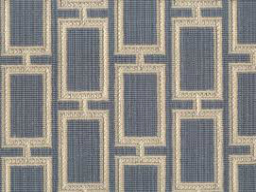
#> input picture VIP/lab06/carpet.jpg, 256 x 192 px, found by its file name
$ jupyter execute --allow-errors lm.ipynb   (shell and % lines are left out)
#> lines starting #> are read from the running program, lines starting #| are printed output that depends on the picture; after the words box and inside, x2 and y2 are one past the last pixel; in counts of white or black regions, pixels touching at a corner belong together
## Assignment - 3
### Author: Tony Joseph

[cell 1]
'''
The Leung-Malik (LM) Filter Bank, implementation in python

T. Leung and J. Malik. Representing and recognizing the visual appearance of
materials using three-dimensional textons. International Journal of Computer
Vision, 43(1):29-44, June 2001.

Reference: http://www.robots.ox.ac.uk/~vgg/research/texclass/filters.html
'''

import numpy as np
import cv2
import matplotlib.pyplot as plt
import scipy

[cell 2]
def gaussian1d(sigma, mean, x, ord):
    x = np.array(x)
    x_ = x - mean
    var = sigma**2

    # Gaussian Function
    g1 = (1/np.sqrt(2*np.pi*var))*(np.exp((-1*x_*x_)/(2*var)))

    if ord == 0:
        g = g1
        return g
    elif ord == 1:
        g = -g1*((x_)/(var))
        return g
    else:
        g = g1*(((x_*x_) - var)/(var**2))
        return g

[cell 3]
def gaussian2d(sup, scales):
    var = scales * scales
    shape = (sup,sup)
    n,m = [(i - 1)/2 for i in shape]
    x,y = np.ogrid[-m:m+1,-n:n+1]
    g = (1/np.sqrt(2*np.pi*var))*np.exp( -(x*x + y*y) / (2*var) )
    return g

[cell 4]
def log2d(sup, scales):
    var = scales * scales
    shape = (sup,sup)
    n,m = [(i - 1)/2 for i in shape]
    x,y = np.ogrid[-m:m+1,-n:n+1]
    g = (1/np.sqrt(2*np.pi*var))*np.exp( -(x*x + y*y) / (2*var) )
    h = g*((x*x + y*y) - var)/(var**2)
    return h

[cell 5]
def makefilter(scale, phasex, phasey, pts, sup):

    gx = gaussian1d(3*scale, 0, pts[0,...], phasex)
    gy = gaussian1d(scale,   0, pts[1,...], phasey)

    image = gx*gy

    image = np.reshape(image,(sup,sup))
    return image

[cell 6]
def makeLMfilters():
    sup     = 49
    scalex  = np.sqrt(2) * np.array([1,2,3])
    norient = 6
    nrotinv = 12

    nbar  = len(scalex)*norient
    nedge = len(scalex)*norient
    nf    = nbar+nedge+nrotinv
    F     = np.zeros([sup,sup,nf])
    hsup  = (sup - 1)/2

    x = [np.arange(-hsup,hsup+1)]
    y = [np.arange(-hsup,hsup+1)]

    [x,y] = np.meshgrid(x,y)

    orgpts = [x.flatten(), y.flatten()]
    orgpts = np.array(orgpts)

    count = 0
    for scale in range(len(scalex)):
        for orient in range(norient):
            angle = (np.pi * orient)/norient
            c = np.cos(angle)
            s = np.sin(angle)
            rotpts = [[c+0,-s+0],[s+0,c+0]]
            rotpts = np.array(rotpts)
            rotpts = np.dot(rotpts,orgpts)
            F[:,:,count] = makefilter(scalex[scale], 0, 1, rotpts, sup)
            F[:,:,count+nedge] = makefilter(scalex[scale], 0, 2, rotpts, sup)
            count = count + 1

    count = nbar+nedge
    scales = np.sqrt(2) * np.array([1,2,3,4])

    for i in range(len(scales)):
        F[:,:,count]   = gaussian2d(sup, scales[i])
        count = count + 1

    for i in range(len(scales)):
        F[:,:,count] = log2d(sup, scales[i])
        count = count + 1

    for i in range(len(scales)):
        F[:,:,count] = log2d(sup, 3*scales[i])
        count = count + 1

    return F

[cell 7]
F = makeLMfilters()
print(F.shape)

## First order derivative Gaussian Filter

[cell 8]
for i in range(0,18):
    plt.subplot(3,6,i+1)
    plt.axis('off')
    plt.imshow(F[:,:,i], cmap = 'gray')

## Second order derivative Gaussian Filter

[cell 9]
for i in range(0,18):
    plt.subplot(3,6,i+1)
    plt.axis('off')
    plt.imshow(F[:,:,i+18], cmap = 'gray')
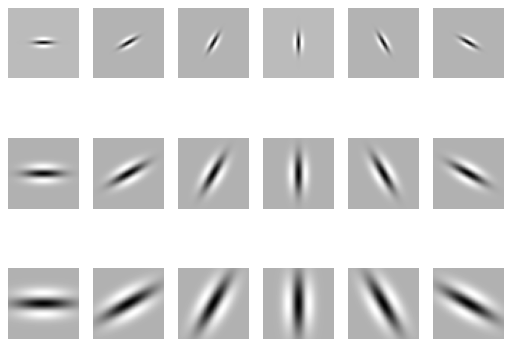
#> figure drawn by matplotlib, 18 panels

## Gaussian and Laplacian Filter

[cell 10]
for i in range(0,12):
    plt.subplot(4,4,i+1)
    plt.axis('off')
    plt.imshow(F[:,:,i+36], cmap = 'gray')
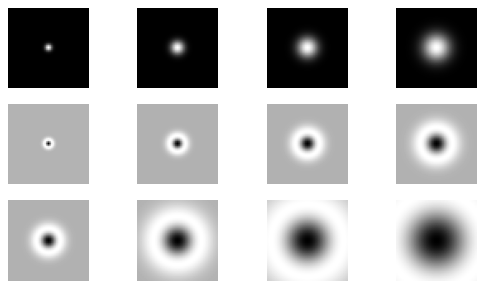
#> figure drawn by matplotlib, 12 panels

[cell 11]
def textureHist(img):

    dst = np.empty([img.shape[0],img.shape[1],F.shape[2]])

    plt.figure(figsize=(18,18))
    N= F.shape[2];
    for i in range(1, N):
        tmpdst = cv2.filter2D(img,-1,F[:,:,i])

        ret,tmpdst = cv2.threshold(tmpdst,tmpdst.max()*0.85,tmpdst.max(),cv2.THRESH_BINARY)
        tmpdst[tmpdst==255] = 1
        dst[:,:,i] = tmpdst

    for i in range(0,6):
        for j in range(0,8):
            plt.subplot2grid((6,8), (i,j)), plt.imshow(dst[:,:,((i)*8)+j], cmap='gray'),  plt.xticks([]), plt.yticks([])
    plt.show()

    hist = np.zeros(N)
    x = np.zeros(N)

    for i in range(1, N):
        dst[:,:,i] = dst[:,:,i]/(dst[:,:,i].max()+0.00001)
        hist[i] = np.sum(dst[:,:,i])/(img.shape[0]*img.shape[1])
        #hist[i] = np.sum(dst[:,:,i])
        x[i] = i

    return x, hist

[cell 12]
img1 = cv2.imread('carpet.jpg',0);
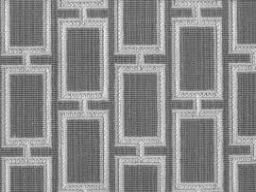
#> img1: shape (192, 256); min 68, max 246, mean 138
img2 = cv2.imread('brick2.jpg',0);
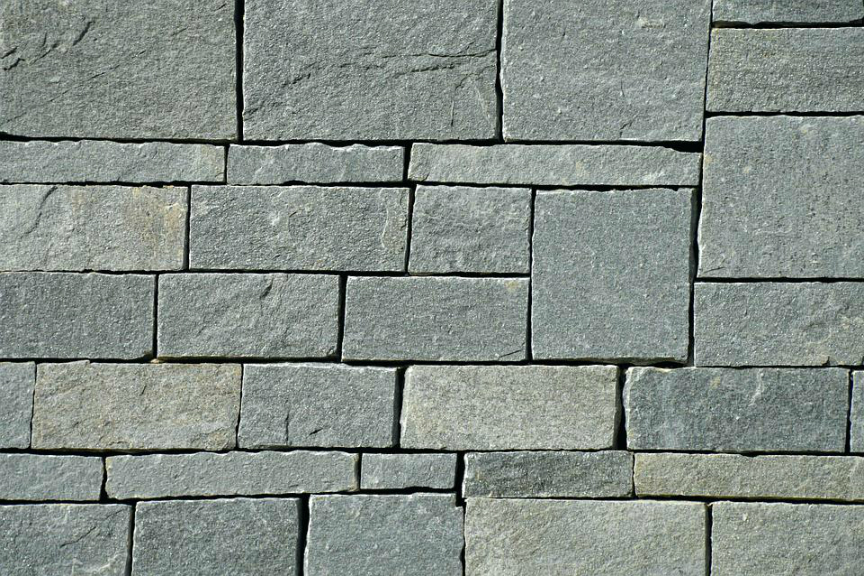
#> input picture VIP/lab06/brick2.jpg, 864 x 576 px, found by its file name
#> img2: shape (576, 864); min 0, max 254, mean 138.4

hist1 = textureHist(img1)
#> the loop in textureHist, `for i in range(1, N):` made 47 passes
#> ret on passes 1 to 12: 10, 11, 19, 11, 10, 8, 5, 5, 9, 5, 5, 4
#> pass 1, in textureHist, `ret,tmpdst = cv2.threshold(tmpdst,tmpdst.max()*0.85,tmpdst.max(),cv2.T..`:
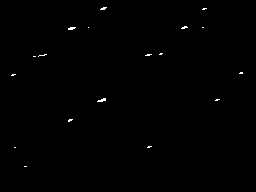
#> tmpdst: shape (192, 256); values 0 (black) and 12 (white), 0.3% white in thin lines or dots, all inside (x1, y1, x2, y2) = (11, 7, 243, 167)
#> after the loop in textureHist, `for i in range(1, N):`:
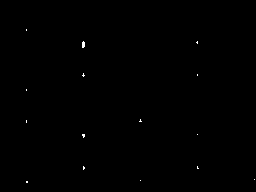
#> tmpdst: shape (192, 256); values 0 (black) and 3 (white), 0.14% white in thin lines or dots, all inside (x1, y1, x2, y2) = (26, 29, 255, 183)
#> in textureHist, `plt.show()`:
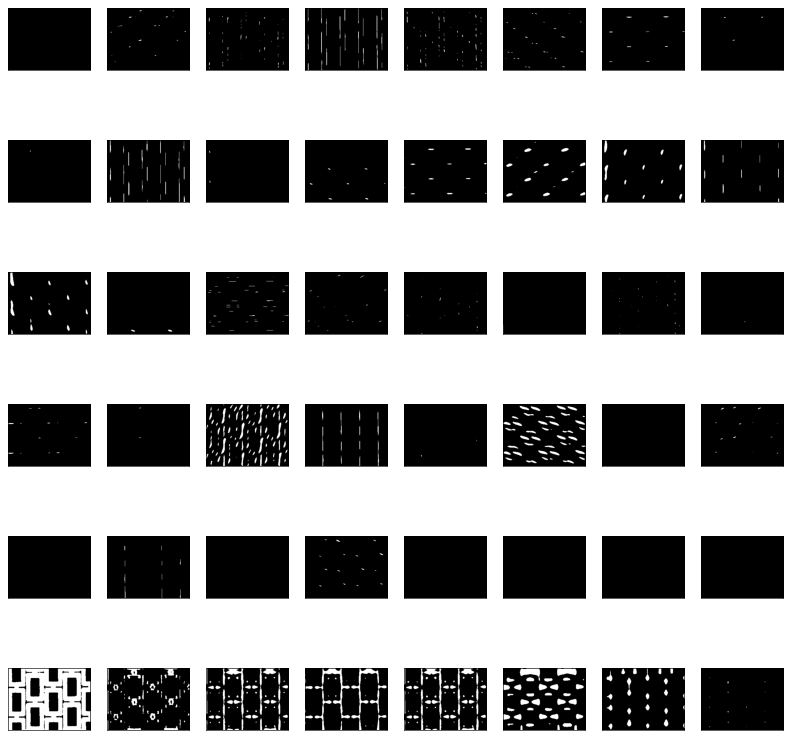
#> figure drawn by matplotlib, 48 panels
#> after the loop in textureHist, `for i in range(1, N):`: hist = 48 values, max 1 at index 36, min 0 at index 0, mean 0.125; x = 48 values from 0 to 47
hist2 = textureHist(img2)
#> the loop in textureHist (call 2), `for i in range(1, N):` made 47 passes
#> ret on passes 1 to 12: 26, 23, 34, 22, 31, 19, 10, 11, 15, 9, 11, 10
#> pass 1, in textureHist (call 2), `ret,tmpdst = cv2.threshold(tmpdst,tmpdst.max()*0.85,tmpdst.max(),cv2.T..`:
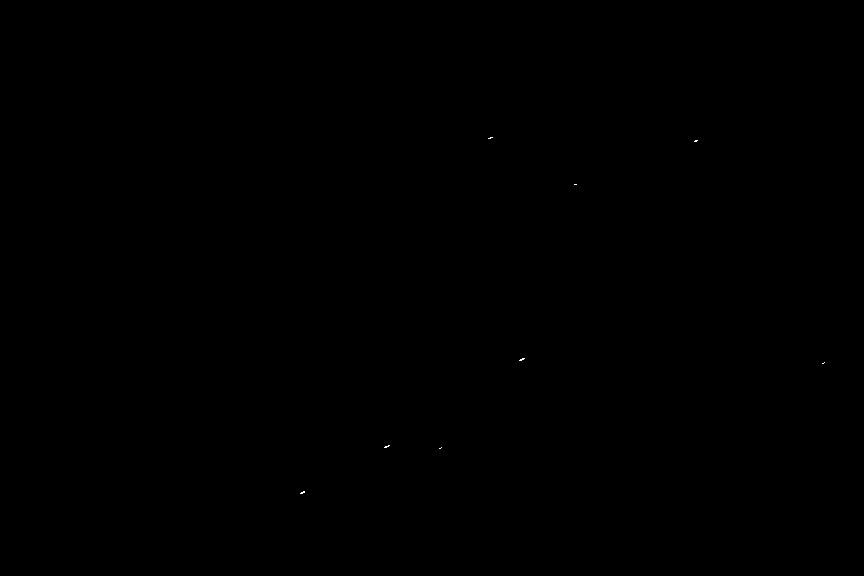
#> tmpdst: shape (576, 864); values 0 (black) and 31 (white), 0.01% white in thin lines or dots, all inside (x1, y1, x2, y2) = (300, 137, 825, 494)
#> pass 2, in textureHist (call 2), `tmpdst = cv2.filter2D(img,-1,F[:,:,i])`:
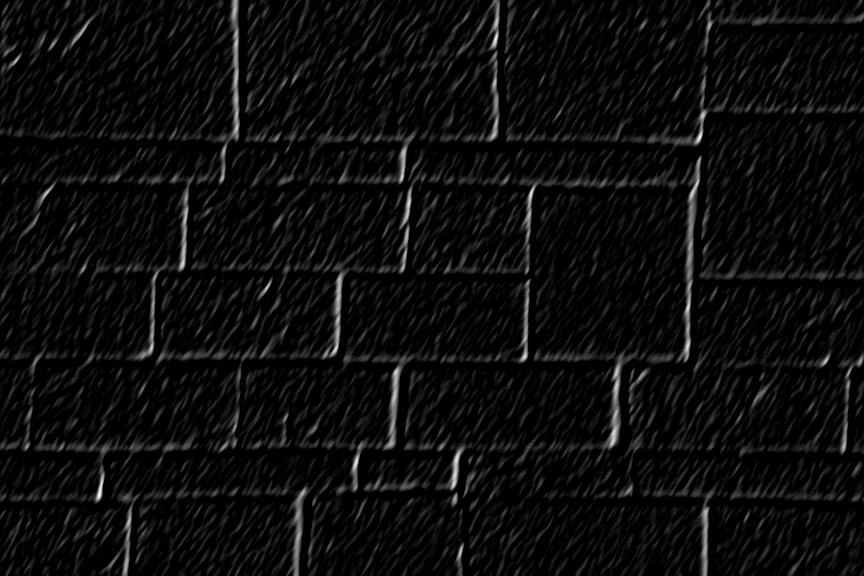
#> tmpdst: shape (576, 864); min 0, max 28, mean 1.4; drawn with min black and max white
#> after the loop in textureHist (call 2), `for i in range(1, N):`: tmpdst: shape (576, 864); values 0 (black) and 3 (white), 0.08% white; 5 white regions, box (x1, y1, x2, y2) and area: (682, 141, 699, 152) 150, (617, 432, 624, 448) 80, (391, 440, 401, 450) 71, (395, 363, 403, 371) 51, (402, 181, 411, 187) 42
#> in textureHist (call 2), `plt.show()`:
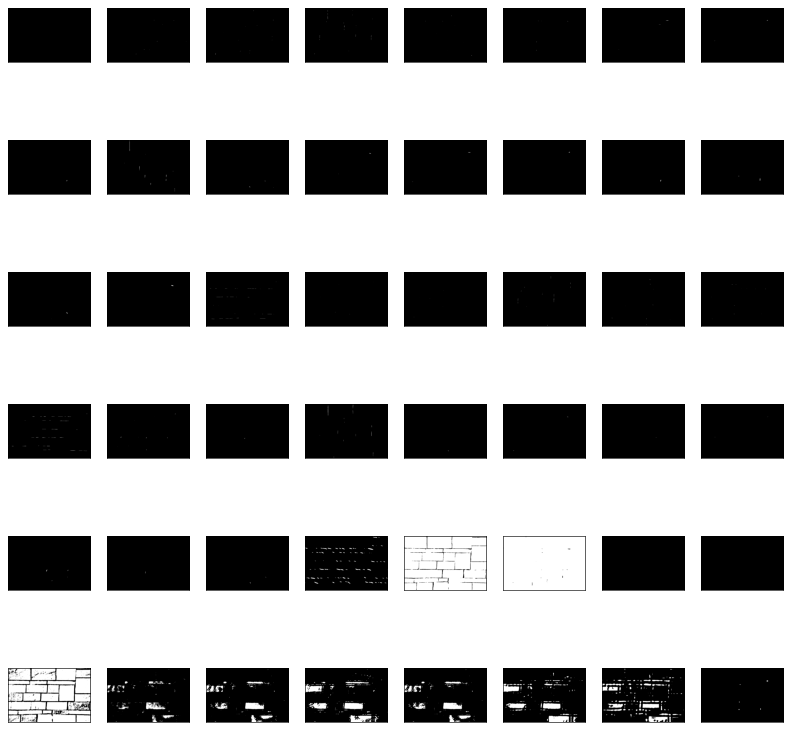
#> figure drawn by matplotlib, 48 panels
#> after the loop in textureHist (call 2), `for i in range(1, N):`: hist = 48 values, max 1 at index 38, min 0 at index 0, mean 0.111

N=48
x = np.zeros(N)
for i in range(1, N):
     x[i] = i

plt.subplot(1,2,1),
#> (the rest of this cell did not finish here and is left out)
